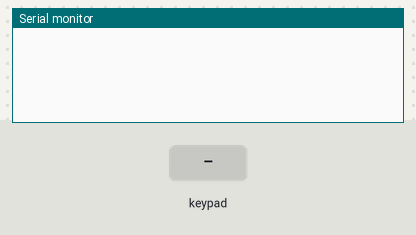
Bench run of a sketch on a simulated Arduino Uno, built with avr-gcc and run on an emulated ATmega328P. Parts: the last lines printed to the serial monitor. Inputs (shaded band) come from the test bench.

Above: at 1.2 s.
1.3 s: key '1' pressed
At 2.0 s:
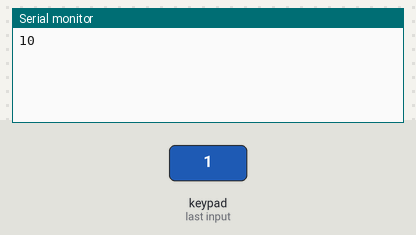
2.8 s: keypad keys 2 3 4 5 pressed 0.4 s apart
At 5.3 s:
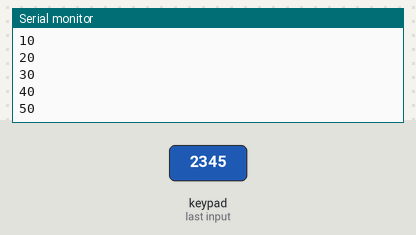
5.9 s: key '6' pressed
At 6.9 s:
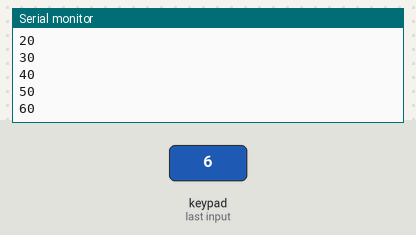
7.4 s: keypad keys 2 3 4 5 # pressed 0.4 s apart
At 10.3 s:
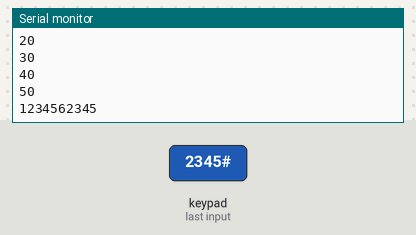
Timing chart, 0 to 11.8 s (numbered marks = the images above; inputs shaded):
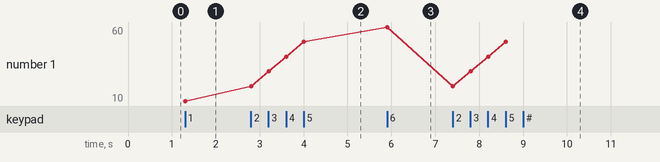

Measured:
- after the input at 1.3 s, the serial monitor: prints a new line at once (image 1)
- after the input at 2.8 s, the serial monitor: prints a new line at once (image 2)
- after the input at 5.9 s, the serial monitor: prints a new line at once (image 3)
- after the input at 7.4 s, the serial monitor: prints a new line at once (image 4)
- plotted number 1: 10 → 50 after the input at 2.8 s, 50 → 60 after the input at 5.9 s, 60 → 50 after the input at 7.4 s

The sketch:

Keypad.ino
```cpp
#include <Keypad.h>

const int ROW_NUM = 4; //four rows
const int COLUMN_NUM = 3; //three columns

char keys[ROW_NUM][COLUMN_NUM] = {
  {'1', '2', '3'},
  {'4', '5', '6'},
  {'7', '8', '9'},
  {'*', '0', '#'}
};

byte pin_rows[ROW_NUM] = {2, 3, 4, 5};   //connect to the row pinouts of the keypad
byte pin_column[COLUMN_NUM] = {6, 7, 8}; //connect to the column pinouts of the keypad

Keypad keypad = Keypad( makeKeymap(keys), pin_rows, pin_column, ROW_NUM, COLUMN_NUM );

String inputString;
long inputInt;

void setup() {
  Serial.begin(115200);
  inputString.reserve(10); // maximum number of digit for a number is 10, change if needed
}

void loop() {
  char key = keypad.getKey();

  if (key){
    if (key >= '0' && key <= '9') {     // only act on numeric keys
      Serial.print(key - '0');
      inputString += key;               // append new character to input string
Serial.println(inputInt);
    } else if (key == '#') {
      if (inputString.length() > 0) {
        inputInt = inputString.toInt(); // YOU GOT AN INTEGER NUMBER
        Serial.println(inputInt);
        inputString = "";               // clear input
        // DO YOUR WORK HERE


      }
    } else if (key == '*') {
      inputString = "";                 // clear input
    }
  }
}
```
